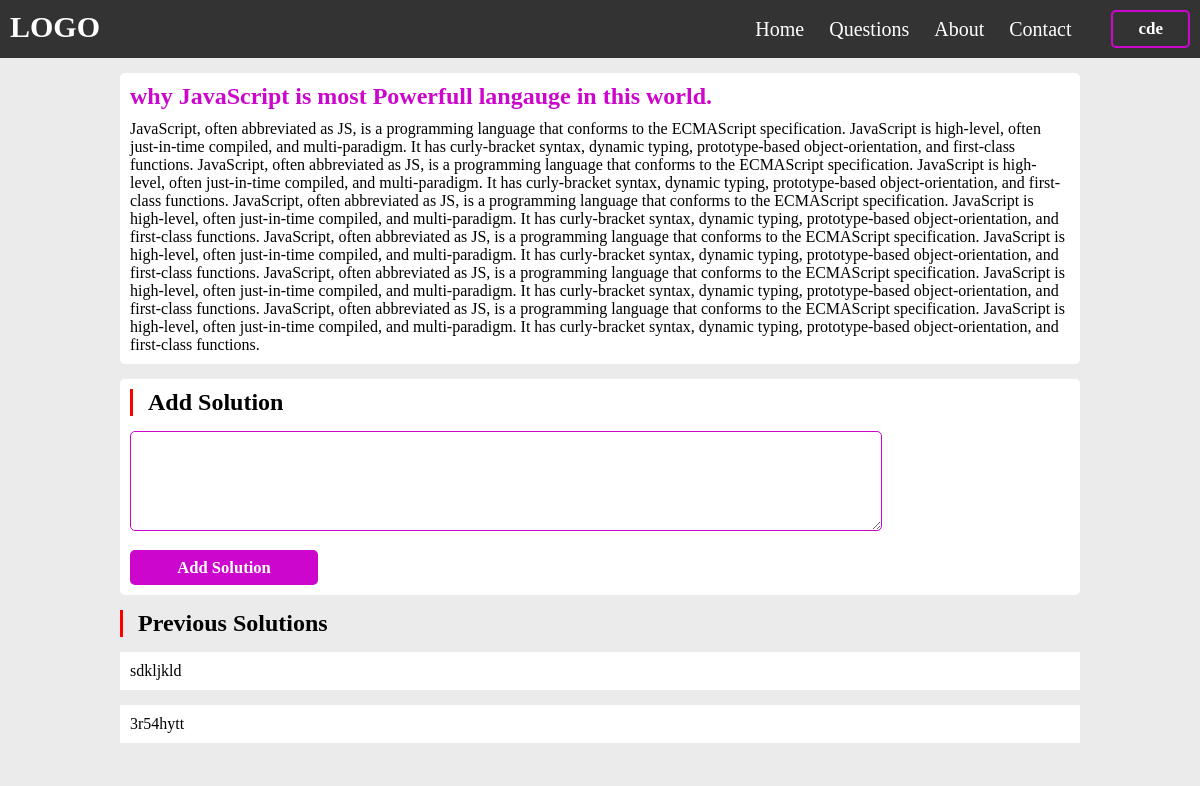
The page /question.php?questionid=2 (signed in) on the database its author committed.
### tables this page shows
CREATE TABLE `questions` (
  `sr` int(11) NOT NULL,
  `title` varchar(100) NOT NULL,
  `description` text NOT NULL,
  `questiontype` varchar(11) NOT NULL
);

CREATE TABLE `solutions` (
  `sr` int(11) NOT NULL,
  `description` text NOT NULL,
  `questionid` varchar(11) NOT NULL,
  `email` varchar(50) NOT NULL
);

### question.php (the view, shortened to what this page needs)
<?php
    require 'assets/config.php';
    if(isset($_GET['questionid'])){
        $questionid = $_GET['questionid'];
    }
    else{
        header("Location: questions.php");
    }
?>
<!DOCTYPE html>
<html lang="en">
<head>
    <link rel="stylesheet" href="css/header.css">
    <link rel="stylesheet" href="css/signupandlogin.css">
    <link rel="stylesheet" href="css/question.css">
</head>
<body>
    <div class="container">
            <?php
                require 'header.php';
            ?>
            <div id="data">
                <?php
                    $sql = "SELECT * FROM `questions` WHERE sr = '$questionid'";
                    $sqlquery = mysqli_query($connect,$sql);
                    if(mysqli_num_rows($sqlquery) > 0){
                        $row = mysqli_fetch_assoc($sqlquery);
                ?>
                <div id="question">
                    <h2><?php
                        echo $row['title'];
                    ?></h2>
                    <p><?php
                        echo $row['description']
                    ?></p>
                </div>
                <?php
                    }
                    else{
                        echo "<h2>Sorry No Questions Found !</h2>";
                    }
                ?>
                <div id="addsolution">
                    <h2>Add Solution </h2>
                    <div>
                        <?php
                            if(isset($_SESSION['loggedin'])){
                                $email = $_SESSION['email'];
                                echo '<form action=question.php?questionid='.$questionid.' method="post">
                                        <textarea id="addSolutionData" name="addSolutionData" required></textarea>
                                        <input type = "hidden" name = "email" value = '.$email.'>
                                        <input type="submit" id="addSolutionBtn" value = "Add Solution" name="addSolutionBtn">
                                    </form>';
                            }
                            else{
                                echo '<h2>Please Login first to Submit Your Solutions !</h2>';
                            }
                        ?>
                    </div>
                </div>
                <div id="previousSolutions">
                    <h2>Previous Solutions </h2>
                    <?php
                        $sql = "SELECT * FROM `solutions` WHERE questionid = '$questionid' ORDER BY sr DESC";
                        $sqlquery = mysqli_query($connect,$sql);
                        if (mysqli_num_rows($sqlquery) >  0){
                            while($row = mysqli_fetch_assoc($sqlquery)){
                                if(isset($_SESSION['loggedin'])){
                                    $email = $_SESSION['email'];
                                    if($row['email'] == $email){
                                        echo '<div class="solution" style="border:1px solid red;border-radius:5px;">';
                                    }
                                    else{
                                        echo '<div class="solution">';
                                    }
                                }
                                else{
                                    echo '<div class="solution">';
                                }
                                echo '<p>'.$row['description'].'</p>
                            </div>';
                            }
                        }
                        else{
                            echo "<h2>Sorry No Solutions Found. Be the First Person to solve this problem. </h2>";
                        }
                    ?>
                </div>
            </div>
    </div>
</body>
</html>

### css/header.css (style rules this page uses)
* { margin: 0px; padding: 0px; font-family: "Calibri"; box-sizing: border-box; }
:root { --main-color:rgb(204, 6, 204); }

### css/question.css (style rules this page uses)
body { background-color: rgb(236, 235, 235); }
#data { display: flex; margin: auto; width: 80%; flex-direction: column; margin-top: 15px; }
#data #question,#addsolution,#previousSolutions { margin-bottom: 15px; background-color: #fff; padding: 10px; border: none; border-radius: 5px; }
#addsolution > h2,#previousSolutions > h2 { border-left: 3px solid red; padding-left: 15px; margin-bottom: 15px;; }
#data #question h2 { color: var(--main-color); margin-bottom: 10px; }
#addsolution { display: flex; flex-direction: column; }
#addsolution textarea { width: 80%; border-radius: 5px; border: 1px solid var(--main-color); height: 100px; padding: 10px; }
#addsolution #addSolutionBtn { width: 20%; height: 35px; margin-top: 15px; border-radius: 5px; border: 2px solid var(--main-color); background-color: var(--main-color); font-size: calc(13px + 0.3vw); color: #fff; font-weight: bold; cursor: pointer; }
#previousSolutions { background-color: rgb(236, 235, 235); padding: 0px; }
#previousSolutions .solution { background-color: #fff; padding: 10px; margin-bottom: 15px; }

### rows shown on the page
questions: title "why JavaScript is most Powerfull langauge in this world.", description "JavaScript, often abbreviated as JS, is a programming language that conforms to the ECMAScript specification. JavaScript is high-level, often just-in-time compiled, and multi-paradigm. It has curly-bracket syntax, dynamic typing, prototype-based object-orientation, and first-class functions. JavaScript, often abbreviated as JS, is a programming language that conforms to the ECMAScript specification. JavaScript is high-level, often just-in-time compiled, and multi-paradigm. It has curly-bracket syntax, dynamic typing, prototype-based object-orientation, and first-class functions. JavaScript, often abbreviated as JS, is a programming language that conforms to the ECMAScript specification.…"
solutions: description "sdkljkld"
solutions: description "3r54hytt"

### other values the page prints
$_SESSION['username'] "cde"
